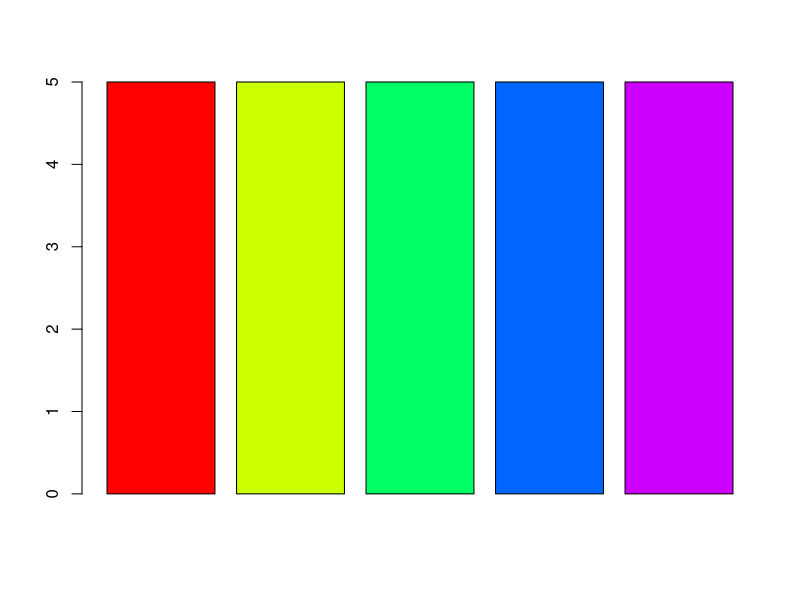
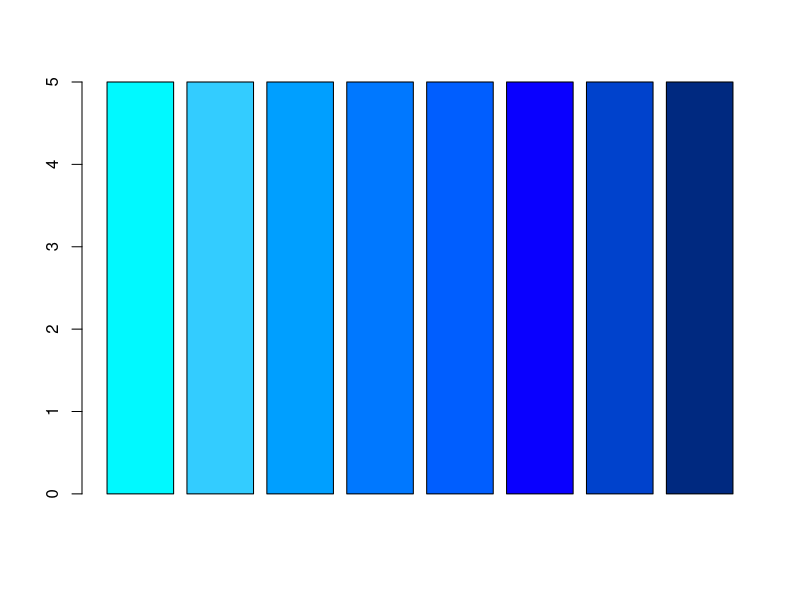

Write R code to recreate these figures, in order.
##Lynda R Color Challenge
r5 <- c(5, 5, 5, 5, 5)  ## 5 different catagories by color using standard R colors
r8 <- c(5, 5, 5, 5, 5, 5, 5, 5) ## 8 sequential color values by color using standard R colors
r11 <- c(5, 5, 5, 5, 5, 5, 5, 5, 5, 5, 5) ## 11 divergent values by color using standard R colors
cb7 <- c(5, 5, 5, 5, 5, 5, 5) ## 7 different catagories by color using RColorBrewer colors
cb6 <- c(5, 5, 5, 5, 5, 5) ## 6 sequential color values using RColorBrewer colors
cb9 <- c(5, 5, 5, 5, 5, 5, 5, 5, 5) ## 9 divergent values by color using RColorBrewer colors
cr5 <- rainbow(5)
cr8 <- c("#00F9FF","#33CCFF", "#009FFF", "#0078FF", "#005EFF", "#0900FF", "#0042CC", "#002980")
barplot(r5, col = cr5)
barplot(r8, col = cr8)        
